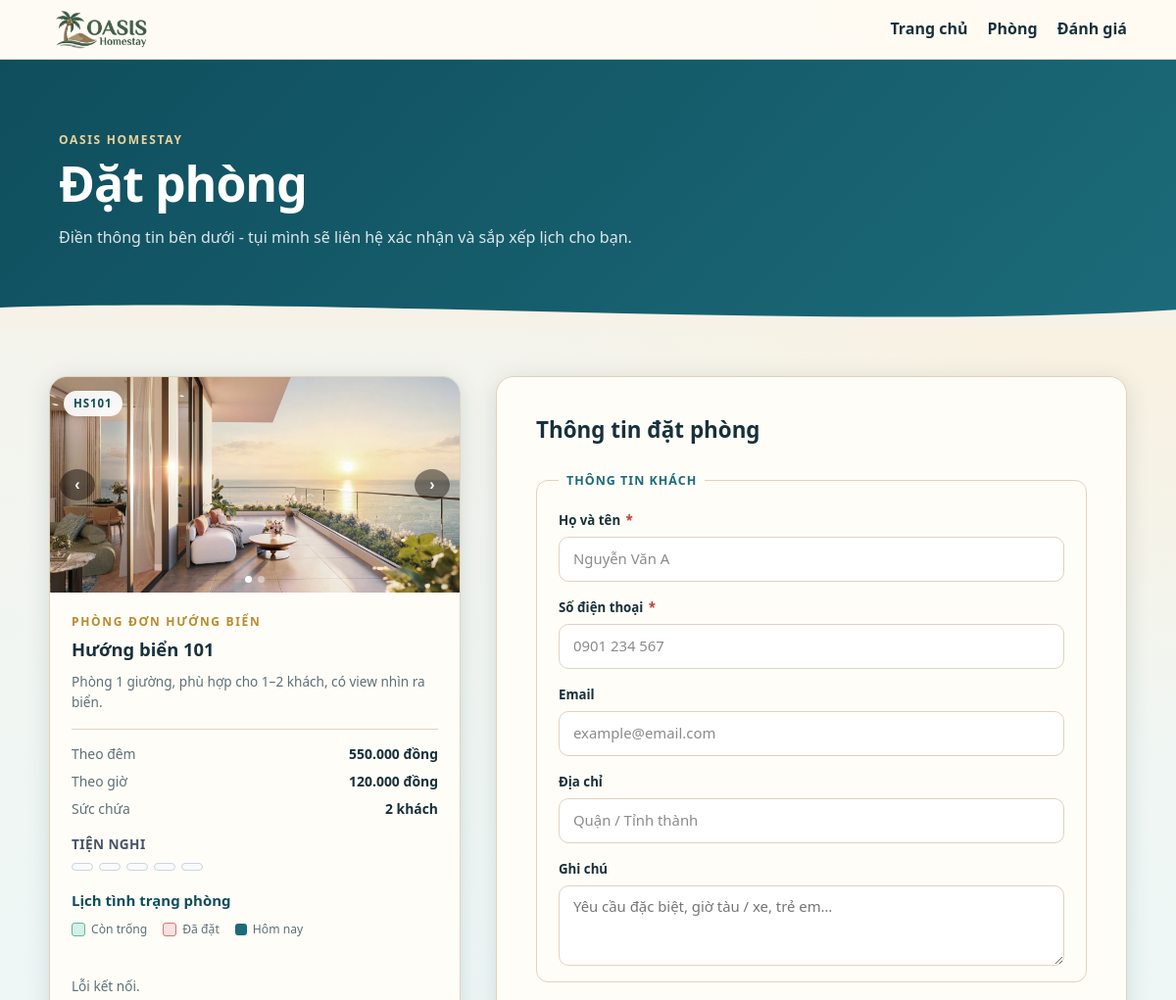
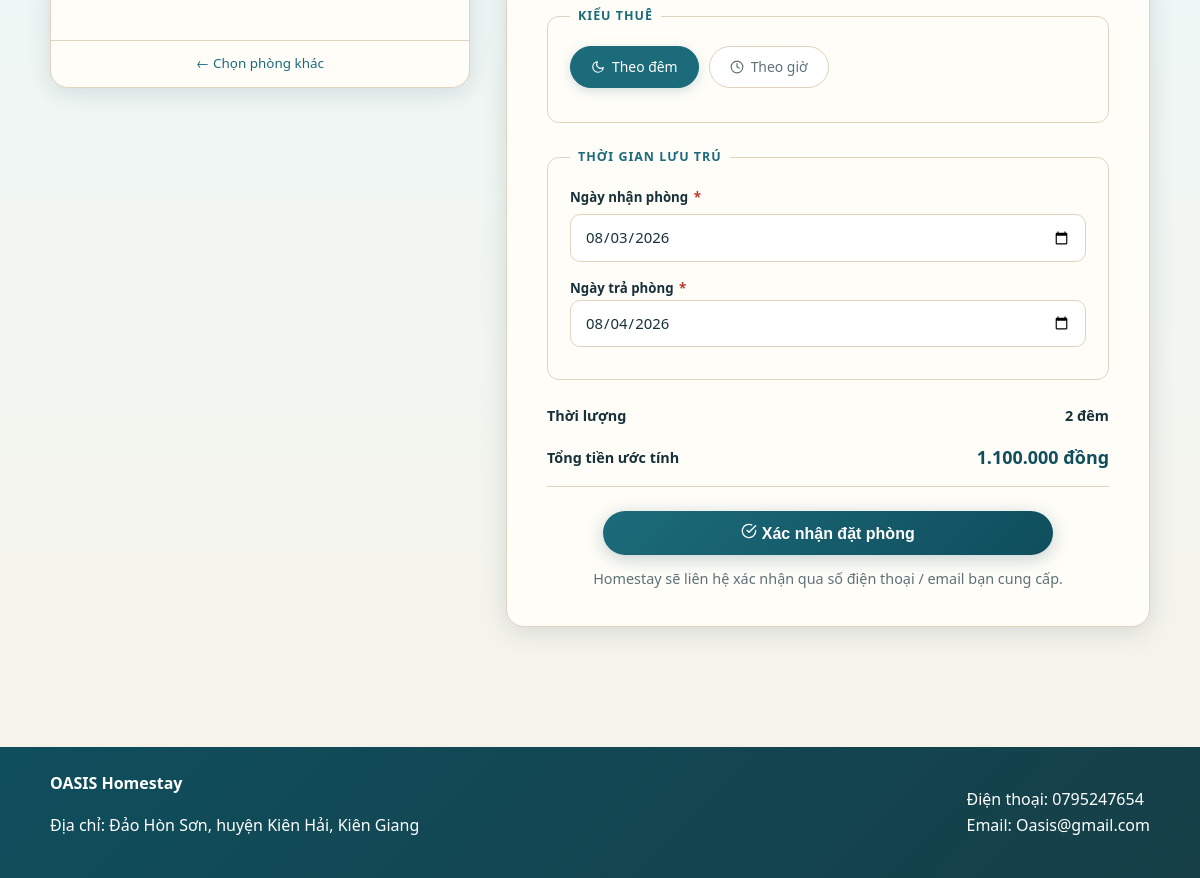
Screenshot of /booking.php?id=1 with the database file from the repository (2 pictures, top to bottom).
### tables this page shows
CREATE TABLE phong (
    id_phong INT AUTO_INCREMENT PRIMARY KEY,
    id_loai_phong INT NOT NULL,
    ma_so_phong VARCHAR(20) NOT NULL UNIQUE,
    ten_phong VARCHAR(100) NOT NULL,
    tang INT NOT NULL DEFAULT 1,
    vi_tri VARCHAR(150) DEFAULT NULL,
    huong_view VARCHAR(150) DEFAULT NULL,
    dien_tich DECIMAL(8,2) DEFAULT NULL,
    so_giuong INT NOT NULL DEFAULT 1,
    loai_giuong ENUM('don', 'doi') NOT NULL DEFAULT 'doi',
    co_tu_lanh TINYINT(1) NOT NULL DEFAULT 1,
    co_nha_bep TINYINT(1) NOT NULL DEFAULT 0,
    co_tivi_may_chieu TINYINT(1) NOT NULL DEFAULT 1,
    co_bon_tam TINYINT(1) NOT NULL DEFAULT 0,
    co_ban_cong TINYINT(1) NOT NULL DEFAULT 0,
    co_sofa TINYINT(1) NOT NULL DEFAULT 0,
    co_cua_so TINYINT(1) NOT NULL DEFAULT 1,
    hinh_dai_dien VARCHAR(255) NOT NULL,  
    hinh_noi_that_1 VARCHAR(255) DEFAULT NULL,  
    hinh_noi_that_2 VARCHAR(255) DEFAULT NULL,  
    hinh_noi_that_3 VARCHAR(255) DEFAULT NULL,  
    gia_theo_gio DECIMAL(12,2) DEFAULT NULL,
    gia_theo_ngay DECIMAL(12,2) DEFAULT NULL,
    trang_thai ENUM('dang_hoat_dong', 'tu_sua', 'tam_dung') DEFAULT 'dang_hoat_dong',
    ngay_tao TIMESTAMP DEFAULT CURRENT_TIMESTAMP,
    FOREIGN KEY (id_loai_phong) REFERENCES loai_phong(id_loai_phong),
    INDEX idx_phong_trang_thai (trang_thai)
);

CREATE TABLE loai_phong (
    id_loai_phong INT AUTO_INCREMENT PRIMARY KEY,
    ten_loai_phong VARCHAR(100) NOT NULL,
    mo_ta TEXT,
    suc_chua INT NOT NULL,
    gia_theo_gio DECIMAL(12,2) NOT NULL DEFAULT 0,
    gia_theo_ngay DECIMAL(12,2) NOT NULL DEFAULT 0,
    ngay_tao TIMESTAMP DEFAULT CURRENT_TIMESTAMP
);

### booking.php (the view, shortened to what the rows shown need)
<?php
include "includes/db.php";
include "includes/functions.php";
$now = new DateTimeImmutable('now');
$nowPlusOne = $now->modify('+1 hour');
if ((int)$nowPlusOne->format('i') > 0) {
    $nowPlusOne = $nowPlusOne->modify('+1 hour');
}
$nowPlusOne = $nowPlusOne->setTime((int)$nowPlusOne->format('H'), 0);
$defaultGioNhan = $nowPlusOne->format('H:i');
$defaultGioTra = $nowPlusOne->modify('+1 hour')->format('H:i');
$today = $now->format('Y-m-d');
$tomorrow = $now->modify('+1 day')->format('Y-m-d');
$defaultNgayNhan = $today;
$defaultNgayTra = $tomorrow;
$minDayBooking = $now->modify('+1 hour')->format('Y-m-d');
$idPhong  = isset($_GET['id'])        ? (int)$_GET['id']           : 0;
$ngayNhan = isset($_GET['ngay_nhan']) ? trim($_GET['ngay_nhan'])   : $defaultNgayNhan;
$ngayTra  = isset($_GET['ngay_tra'])  ? trim($_GET['ngay_tra'])    : $defaultNgayTra;
$gioNhan  = isset($_GET['gio_nhan'])  ? trim($_GET['gio_nhan'])    : $defaultGioNhan;
$gioTra   = isset($_GET['gio_tra'])   ? trim($_GET['gio_tra'])     : $defaultGioTra;
$phong = ($idPhong > 0) ? lay_phong_theo_id($conn, $idPhong) : null;
$formSuccess = false;
$maDatPhong  = null;
$fieldErrors = [];
include "includes/header.php";
?>
<section class="bk-hero">
    <div class="bk-hero-inner">
        <h1>Đặt phòng</h1>
    </div>
</section>
<main class="bk-main">
<?php if ($formSuccess): ?>
<section class="bk-success-wrap">
    <div class="bk-success-box">
        <div class="bk-success-icon" aria-hidden="true">
            <svg width="48" height="48" viewBox="0 0 24 24" fill="none"
                 stroke="currentColor" stroke-width="1.8" stroke-linecap="round" stroke-linejoin="round">
                <circle cx="12" cy="12" r="10"/>
                <polyline points="9 12 11 14 15 10"/>
            </svg>
        </div>
        <h2 class="bk-success-title">Đặt phòng thành công!</h2>
        <p class="bk-success-sub">
            Yêu cầu của bạn đã được ghi nhận.<br>
            Homestay sẽ liên hệ xác nhận trong thời gian sớm nhất.
        </p>
        <div class="bk-success-meta">
            <div class="bk-success-meta-row">
                <span class="bk-meta-label">Mã đặt phòng</span>
                <span class="bk-meta-val bk-meta-code">#<?php echo str_pad($maDatPhong, 5, '0', STR_PAD_LEFT); ?></span>
            </div>
            <div class="bk-success-meta-row">
                <span class="bk-meta-label">Phòng</span>
                <span class="bk-meta-val"><?php echo h($phong['ten_phong']); ?> (<?php echo h($phong['ma_so_phong']); ?>)</span>
            </div>
            <div class="bk-success-meta-row">
                <span class="bk-meta-label">Nhận phòng</span>
                <span class="bk-meta-val"><?php echo h(dinh_dang_ngay_gio($ngayNhan, $gioNhan)); ?></span>
            </div>
            <div class="bk-success-meta-row">
                <span class="bk-meta-label">Trả phòng</span>
                <span class="bk-meta-val"><?php echo h(dinh_dang_ngay_gio($ngayTra, $gioTra)); ?></span>
            </div>
            <div class="bk-success-meta-row">
                <span class="bk-meta-label">Trạng thái</span>
                <span class="bk-meta-val bk-badge-pending">Chờ xác nhận</span>
            </div>
        </div>
        <div class="bk-success-actions">
            <a href="index.php" class="bk-btn-primary">Về trang chủ</a>
        </div>
    </div>
</section>
<?php else: ?>
<div class="bk-layout">
    <aside class="bk-room-card">
        <?php
        $rawImgs = [
            $phong['duong_dan_hinh'] ?? null,
            $phong['hinh_2'] ?? null,
            $phong['hinh_3'] ?? null,
            $phong['hinh_4'] ?? null,
        ];
        $hinhList = [];
        foreach ($rawImgs as $img) {
            if (!empty($img) && file_exists(__DIR__ . '/' . ltrim($img, '/'))) {
                $hinhList[] = asset_url($img);
            }
        }
        $hasImg = count($hinhList) > 0;
        ?>
        <div class="bk-room-img-wrap" style="position:relative; overflow:hidden; background:#f1f5f9; min-height:220px; display:flex; align-items:center; justify-content:center;">
            <?php if ($hasImg) { ?>
                <img id="bk-room-img" src="<?php echo h($hinhList[0]); ?>"
                     alt="<?php echo h($phong['ten_phong']); ?>"
                     class="bk-room-img" style="display:block; width:100%; height:220px; object-fit:cover;"
                     onerror="this.style.display='none'; this.nextElementSibling.style.display='flex';">
            <?php } ?>
            <span class="bk-room-badge"><?php echo h($phong['ma_so_phong']); ?></span>
            <?php if (count($hinhList) > 1) { ?>
                <button id="bk-gallery-prev" type="button" aria-label="Ảnh trước"
                        style="position:absolute; left:10px; top:50%; transform:translateY(-50%); background:rgba(0,0,0,0.45); color:#fff; border:none; border-radius:50%; width:32px; height:32px; font-size:16px; cursor:pointer; z-index:5; display:flex; align-items:center; justify-content:center;">&#8249;</button>
                <button id="bk-gallery-next" type="button" aria-label="Ảnh sau"
                        style="position:absolute; right:10px; top:50%; transform:translateY(-50%); background:rgba(0,0,0,0.45); color:#fff; border:none; border-radius:50%; width:32px; height:32px; font-size:16px; cursor:pointer; z-index:5; display:flex; align-items:center; justify-content:center;">&#8250;</button>
                <div id="bk-gallery-dots" style="position:absolute; bottom:10px; left:50%; transform:translateX(-50%); display:flex; gap:6px; z-index:5;">
                    <?php foreach ($hinhList as $idx => $imgUrl) { ?>
                        <span class="bk-dot" data-idx="<?php echo $idx; ?>" style="width:7px; height:7px; border-radius:50%; background:<?php echo $idx === 0 ? '#fff' : 'rgba(255,255,255,0.45)'; ?>; cursor:pointer;"></span>
                    <?php } ?>
                </div>
            <?php } ?>
        </div>
        <div class="bk-room-info">
            <p class="eyebrow" style="margin:0 0 4px"><?php echo h($phong['ten_loai_phong']); ?></p>
            <h2 class="bk-room-name"><?php echo h($phong['ten_phong']); ?></h2>
            <p class="bk-room-desc"><?php echo h($phong['mo_ta']); ?></p>
            <div class="bk-room-pricing">
                <div class="bk-price-row">
                    <span class="bk-price-label">Theo đêm</span>
                    <span class="bk-price-val"><?php echo tien_viet_nam($phong['gia_theo_ngay']); ?></span>
                </div>
                <div class="bk-price-row">
                    <span class="bk-price-label">Theo giờ</span>
                    <span class="bk-price-val"><?php echo tien_viet_nam($phong['gia_theo_gio']); ?></span>
                </div>
                <div class="bk-price-row">
                    <span class="bk-price-label">Sức chứa</span>
                    <span class="bk-price-val"><?php echo h($phong['suc_chua']); ?> khách</span>
                </div>
            </div>
            <div class="bk-room-amenities" style="margin-top: 14px;">
                <h4 style="margin: 0 0 8px; font-size: 0.85rem; color: #475569; font-weight: 600; text-transform: uppercase; letter-spacing: 0.03em;">Tiện nghi</h4>
                <div style="display:flex; flex-wrap:wrap; gap:6px; color:#1e293b; font-size:0.82rem;">
                    <?php
                    $dsTienNhi = danh_sach_tien_nghi_phong($phong);
                    foreach ($dsTienNhi as $tn) { ?>
                        <span style="display:inline-flex; align-items:center; gap:4px; background:#f8fafc; border:1px solid #cbd5e1; padding:3px 8px; border-radius:5px; font-weight:500;">
                        </span>
                    <?php } ?>
                </div>
            </div>
            <div class="room-modal-calendar-section" style="margin-top: 18px;">
                <div style="display: flex; align-items: center; gap: 8px; margin-bottom: 8px;">
                    <h3 class="room-modal-calc-title" style="margin: 0;">Lịch tình trạng phòng</h3>
                </div>
                <div class="room-cal-legend">
                    <span class="room-cal-legend-item room-cal-legend-avail">Còn trống</span>
                    <span class="room-cal-legend-item room-cal-legend-booked">Đã đặt</span>
                    <span class="room-cal-legend-item room-cal-legend-today">Hôm nay</span>
                </div>
                <div id="booking-room-calendar" class="room-cal-wrap">
                </div>
            </div>
        </div>
        <a href="rooms.php" class="bk-back-link">← Chọn phòng khác</a>
    </aside>
    <section class="bk-form-wrap">
        <h2 class="bk-form-title">Thông tin đặt phòng</h2>
        <form method="post" action="booking.php?id=<?php echo $idPhong; ?>" class="bk-form" id="booking-form" novalidate>
            <fieldset class="bk-fieldset">
                <legend class="bk-legend">Thông tin khách</legend>
                <div class="bk-field">
                    <label for="ho_ten" class="bk-label">Họ và tên <span class="bk-required">*</span></label>
                    <input id="ho_ten" type="text" name="ho_ten"
                           class="bk-input <?php echo isset($fieldErrors['ho_ten']) ? 'bk-input-err' : ''; ?>"
                           placeholder="Nguyễn Văn A"
                           value="<?php echo h($_POST['ho_ten'] ?? ''); ?>" required>
                </div>
                <div class="bk-field">
                    <label for="so_dien_thoai" class="bk-label">Số điện thoại <span class="bk-required">*</span></label>
                    <input id="so_dien_thoai" type="tel" name="so_dien_thoai"
                           class="bk-input <?php echo isset($fieldErrors['so_dien_thoai']) ? 'bk-input-err' : ''; ?>"
                           placeholder="0901 234 567"
                           value="<?php echo h($_POST['so_dien_thoai'] ?? ''); ?>" required>
                </div>
                <div class="bk-field">
                    <label for="email" class="bk-label">Email</label>
                    <input id="email" type="email" name="email"
                           class="bk-input <?php echo isset($fieldErrors['email']) ? 'bk-input-err' : ''; ?>"
                           placeholder="example@email.com"
                           value="<?php echo h($_POST['email'] ?? ''); ?>">
                </div>
                <div class="bk-field">
                    <label for="dia_chi" class="bk-label">Địa chỉ</label>
                    <input id="dia_chi" type="text" name="dia_chi" class="bk-input"
                           placeholder="Quận / Tỉnh thành"
                           value="<?php echo h($_POST['dia_chi'] ?? ''); ?>">
                </div>
                <div class="bk-field">
                    <label for="ghi_chu" class="bk-label">Ghi chú</label>
                    <textarea id="ghi_chu" name="ghi_chu" class="bk-input bk-textarea"
                              placeholder="Yêu cầu đặc biệt, giờ tàu / xe, trẻ em…" rows="3"><?php echo h($_POST['ghi_chu'] ?? ''); ?></textarea>
                </div>
            </fieldset>
            <fieldset class="bk-fieldset">
                <legend class="bk-legend">Kiểu thuê</legend>
                <div class="bk-type-toggle" role="group" aria-label="Kiểu thuê phòng">
                    <label class="bk-type-opt">
                        <span class="bk-type-label">
                            <svg width="14" height="14" viewBox="0 0 24 24" fill="none" stroke="currentColor"
                                 stroke-width="2" stroke-linecap="round" stroke-linejoin="round">
                                <path d="M21 12.79A9 9 0 1 1 11.21 3 7 7 0 0 0 21 12.79z"/>
                            </svg>
                            Theo đêm
                        </span>
                    </label>
                    <label class="bk-type-opt">
                        <span class="bk-type-label">
                            <svg width="14" height="14" viewBox="0 0 24 24" fill="none" stroke="currentColor"
                                 stroke-width="2" stroke-linecap="round" stroke-linejoin="round">
                                <circle cx="12" cy="12" r="10"/><polyline points="12 6 12 12 16 14"/>
                            </svg>
                            Theo giờ
                        </span>
                    </label>
                </div>
            </fieldset>
            <fieldset class="bk-fieldset">
                <legend class="bk-legend">Thời gian lưu trú</legend>
                <div class="bk-field">
                    <label for="ngay_nhan" class="bk-label">Ngày nhận phòng <span class="bk-required">*</span></label>
                    <input id="ngay_nhan" type="date" name="ngay_nhan"
                           class="bk-input <?php echo isset($fieldErrors['ngay_nhan']) ? 'bk-input-err' : ''; ?>"
                           min="<?php echo h($minDayBooking); ?>"
                           value="<?php echo h($ngayNhan); ?>" required>
                </div>
                <div class="bk-field" id="bk-ngay-tra-wrap">
                    <label for="ngay_tra" class="bk-label">Ngày trả phòng <span class="bk-required">*</span></label>
                    <input id="ngay_tra" type="date" name="ngay_tra"
                           class="bk-input <?php echo isset($fieldErrors['ngay_tra']) ? 'bk-input-err' : ''; ?>"
                           min="<?php echo h($ngayNhan); ?>"
                           value="<?php echo h($ngayTra); ?>" required>
                </div>
            </fieldset>
            <div class="bk-duration-row">
                <span class="bk-label bk-duration-label">Thời lượng</span>
                <div class="bk-duration-display" id="bk-duration">1 đêm</div>
            </div>
            <div class="bk-total-line">
                <span class="bk-total-label">Tổng tiền ước tính</span>
                <span class="bk-total-val" id="bk-total-price">-</span>
            </div>
            <button type="submit" class="bk-submit-btn" id="bk-submit">
                <svg width="16" height="16" viewBox="0 0 24 24" fill="none" stroke="currentColor"
                     stroke-width="2" stroke-linecap="round" stroke-linejoin="round">
                    <path d="M22 11.08V12a10 10 0 1 1-5.93-9.14"/>
                    <polyline points="22 4 12 14.01 9 11.01"/>
                </svg>
                Xác nhận đặt phòng
            </button>
            <p class="bk-note">Homestay sẽ liên hệ xác nhận qua số điện thoại / email bạn cung cấp.</p>
        </form>
    </section>
</div>
<?php endif; ?>
</main>
<?php include "includes/footer.php"; ?>

### rows the page displays
phong: ma_so_phong "HS101", id_loai_phong.ten_loai_phong "PHÒNG ĐƠN HƯỚNG BIỂN", ten_phong "Hướng biển 101", id_loai_phong.mo_ta "Phòng 1 giường, phù hợp cho 1–2 khách, có view nhìn ra biển.", id_loai_phong.gia_theo_ngay "550.000 đồng", id_loai_phong.gia_theo_gio "120.000 đồng", id_loai_phong.suc_chua "2"

### other values shown
$item['label'] "Trang chủ"
$item['label'] "Phòng"
$item['label'] "Đánh giá"
